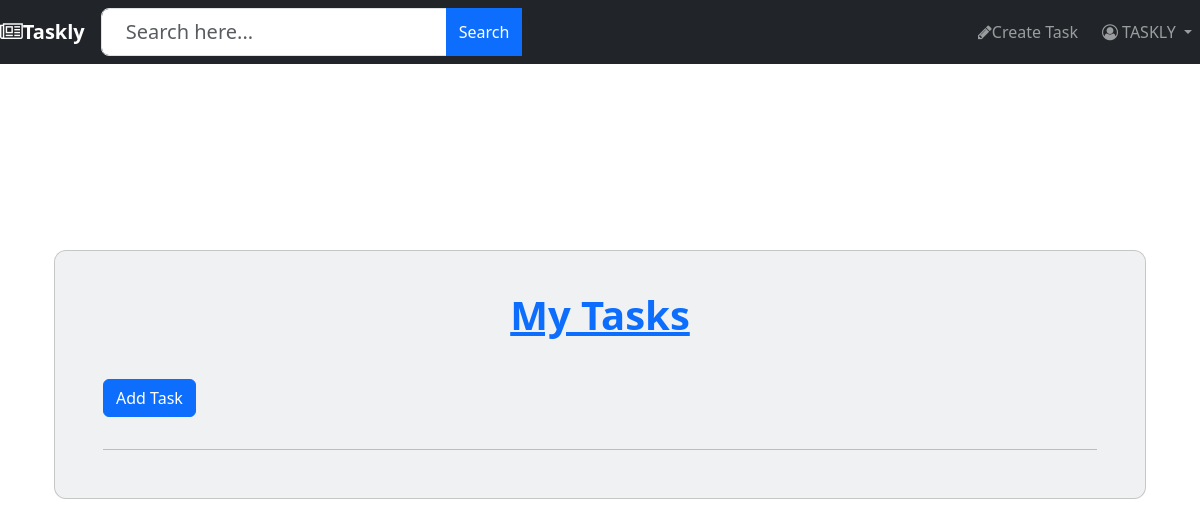
Page / (signed in) on the earlier database version.
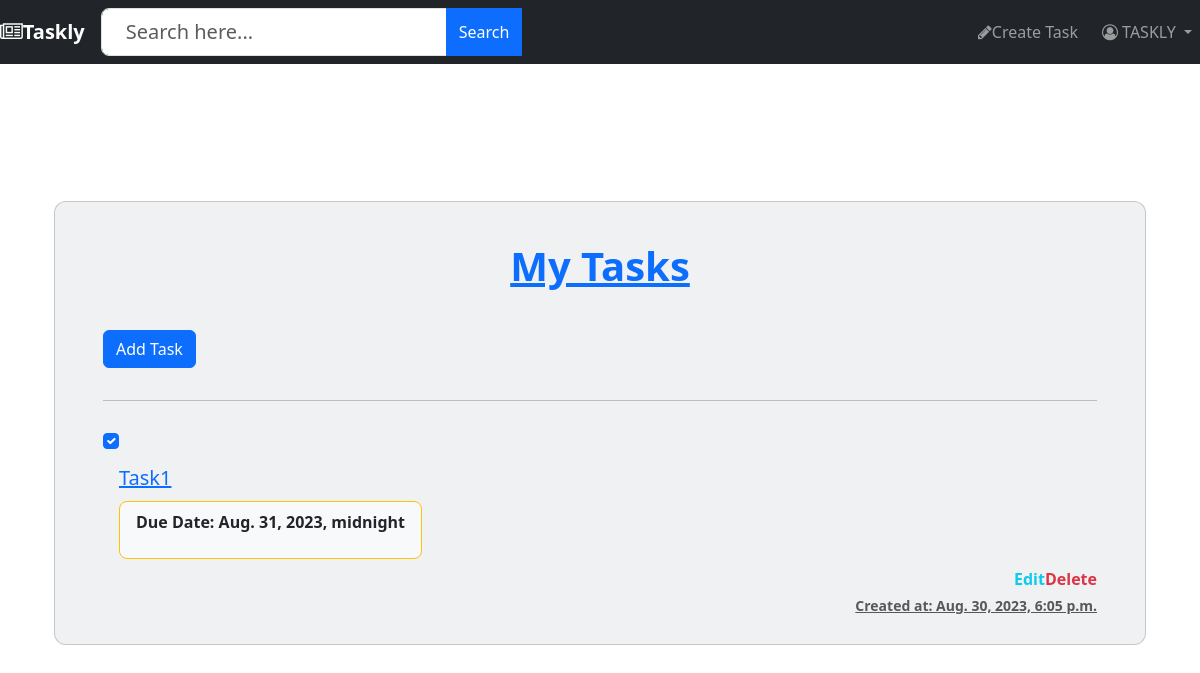
Same page on the later database version.
### Taskly/models.py (models this page shows, shortened)
class Task(models.Model):
    title = models.CharField(max_length=200)  # Title of the task
    description = models.TextField(blank=True, null=True)  # Optional task description
    created_at = models.DateTimeField(auto_now_add=True)  # Timestamp when the task was created
    due_date = models.DateTimeField(blank=True, null=True)  # Optional due date for the task
    completed = models.BooleanField(default=False)  # Whether the task has been completed
    user = models.ForeignKey(settings.AUTH_USER_MODEL, on_delete=models.CASCADE)  # User who owns the task
    slug = models.SlugField(max_length=200, blank=True, null=True)  # Slug field for pretty URLs
    class Meta:
        order_with_respect_to = 'user'

### Taskly/views.py (the view)
# urls.py: path('', views.taskListView.as_view(), name='homepage'),
class taskListView(LoginRequiredMixin, ListView):
    model = Task
    def get_queryset(self):
        return Task.objects.filter(user=self.request.user)

### Taskly/templates/Taskly/task_list.html (shortened to what this page needs)
{% extends 'base.html' %}
{% block content %}
<section class="vh-100">
  <div class="container py-5 h-100">
    <div class="row d-flex justify-content-center align-items-center h-100">
      <div class="col">
        <div class="card" id="list1" style="border-radius: .75rem; background-color: #eff1f2;">
          <div class="card-body py-4 px-4 px-md-5">
            <p class="h1 text-center mt-3 mb-4 pb-3 text-primary">
              <u><b>My Tasks</u>
            </p>
            <div class="pb-2">
                <div>
                  <a href="{% url 'Taskly:task-create' %}" class="btn btn-primary">Add Task</a>
                </div>
            </div>
            <hr class="my-4">
            <ul class="list-group">
              {% for task in task_list %}
              <li class="list-group-item d-flex align-items-center ps-0 pe-3 py-1 rounded-0 border-0 bg-transparent">
                <div class="form-check">
                  <input class="form-check-input me-0" type="checkbox" value="" id="flexCheckChecked{{ forloop.counter }}"
                    aria-label="..." {% if task.completed %}checked{% endif %} />
                </div>
                <li class="list-group-item px-3 py-1 d-flex align-items-center flex-grow-1 border-0 bg-transparent">
                    <a href="{% url 'Taskly:task-detail' slug=task.slug %}">
                      <p class="lead fw-normal mb-0">{{ task.title }}</p>
                    </a>
                  </li>
                <li class="list-group-item px-3 py-1 d-flex align-items-center border-0 bg-transparent">
                    <div
                      class="py-2 px-3 me-2 border border-warning rounded-3 d-flex align-items-center bg-light">
                      <p class="small mb-0">
                        <p><b>Due Date:</b> {{ task.due_date }}</p>
                      </p>
                    </div>
                  </li>
                <li class="list-group-item ps-3 pe-0 py-1 rounded-0 border-0 bg-transparent">
                  <div class="d-flex flex-row justify-content-end mb-1">
                    <a href="{% url 'Taskly:task-update' slug=task.slug %}" class="text-info">Edit</a>
                    <a href="{% url 'Taskly:task-delete' slug=task.slug %}" class="text-danger">Delete</a>
                  </div>
                  <div class="text-end text-muted">
                    <a href="#!" class="text-muted" data-mdb-toggle="tooltip" title="Created date">
                      <p class="small mb-0"><b>Created at: {{task.created_at}}</b></p>
                    </a>
                  </div>
                </li>
              </li>
              {% endfor %}
            </ul>
          </div>
        </div>
      </div>
    </div>
  </div>
</section>
{% endblock %}

Differences in the rows shown:
added Task: completed "☑", title "Task1", due_date "Aug. 31, 2023, midnight", created_at "Aug. 30, 2023, 6:05 p.m."
